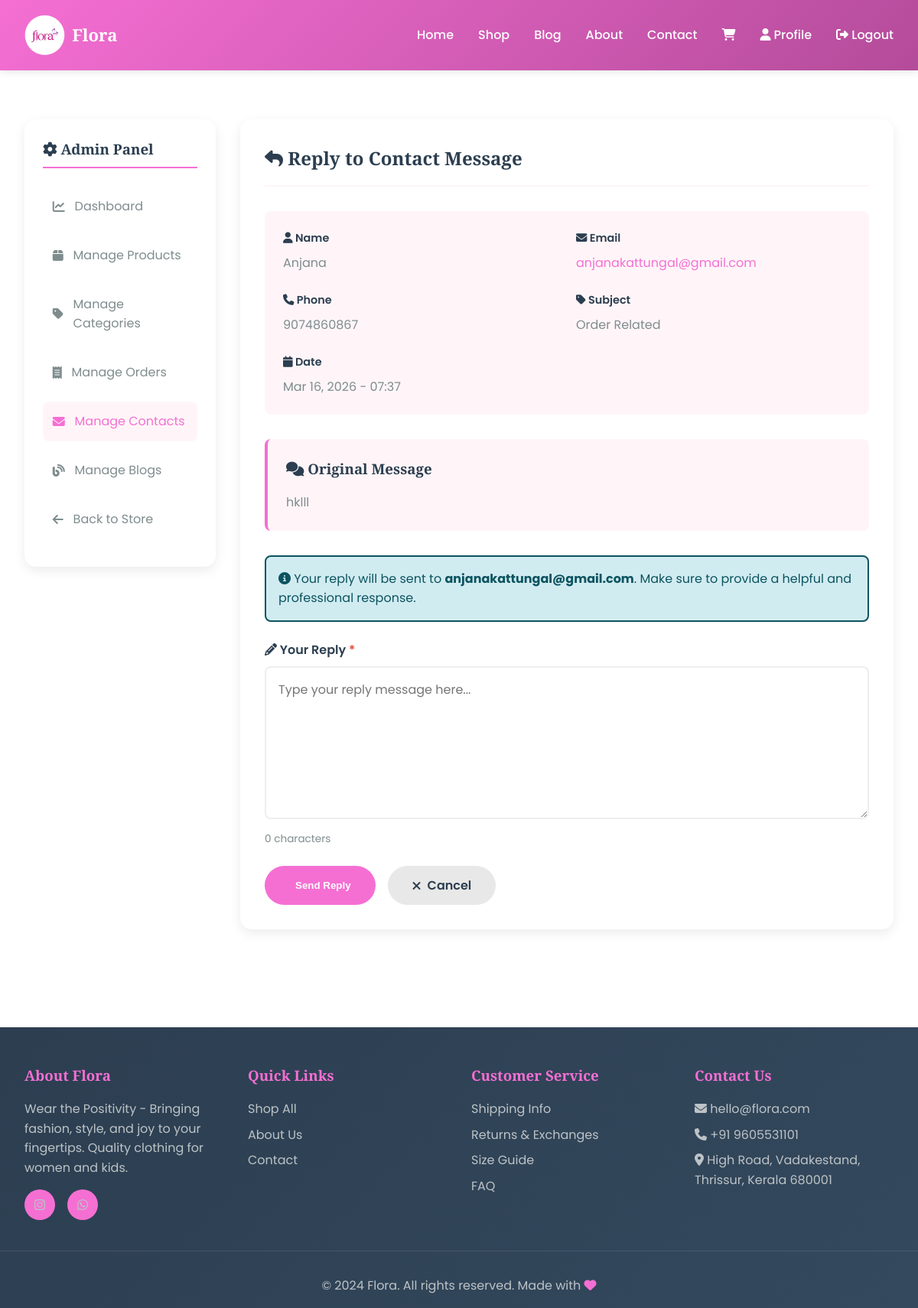
The app's page /dashboard/contacts/1/reply/ (signed in) with its own data.
### shop/models.py (models this page shows, shortened)
class Contact(models.Model):
    name = models.CharField(max_length=200)
    email = models.EmailField()
    phone = models.CharField(max_length=20, blank=True)
    subject = models.CharField(max_length=200, choices=[
        ('order', 'Order Related'),
        ('return', 'Return & Exchange'),
        ('feedback', 'Feedback'),
        ('partnership', 'Partnership'),
        ('other', 'Other'),
    ])
    message = models.TextField()
    created_at = models.DateTimeField(auto_now_add=True)
    read = models.BooleanField(default=False)
    class Meta:
        ordering = ['-created_at']

### shop/views.py (the view, shortened to what this page needs)
# urls.py: path('dashboard/contacts/<int:id>/reply/', views.admin_contact_reply, name='admin_contact_reply'),
@login_required(login_url='shop:login')
def admin_contact_reply(request, id):
    if not request.user.is_staff:
        messages.error(request, 'You do not have permission to access this page.')
        return redirect('shop:home')
    contact = get_object_or_404(Contact, id=id)
    contact.read = True
    contact.save()
    context = {
        'contact': contact,
    }
    return render(request, 'shop/admin/contact_reply.html', context)

### cart/cart.py (called while the page is built)
    def __len__(self):
        return sum(item['quantity'] for item in self.cart.values())

### cart/context_processors.py (called while the page is built)
def cart(request):
    return {'cart': Cart(request)}

### templates/shop/admin/contact_reply.html (shortened to what this page needs)
{% extends "base.html" %}
{% block content %}
<div class="container">
    <div class="admin-container">
        <aside class="admin-sidebar">
            <h3><i class="fas fa-cog"></i> Admin Panel</h3>
            <ul class="admin-menu">
                <li><a href="{% url 'shop:admin_dashboard' %}"><i class="fas fa-chart-line"></i> Dashboard</a></li>
                <li><a href="{% url 'shop:admin_products' %}"><i class="fas fa-box"></i> Manage Products</a></li>
                <li><a href="{% url 'shop:admin_categories' %}"><i class="fas fa-tag"></i> Manage Categories</a></li>
                <li><a href="{% url 'shop:admin_orders' %}"><i class="fas fa-receipt"></i> Manage Orders</a></li>
                <li><a href="{% url 'shop:admin_contacts' %}"  class="active"><i class="fas fa-envelope"></i> Manage Contacts</a></li>
                <li><a href="{% url 'shop:admin_blogs' %}"><i class="fas fa-blog"></i> Manage Blogs</a></li>
                <li><a href="{% url 'shop:home' %}"><i class="fas fa-arrow-left"></i> Back to Store</a></li>
            </ul>
        </aside>
        <div class="admin-content">
            <div class="admin-header">
                <h2><i class="fas fa-reply"></i> Reply to Contact Message</h2>
            </div>
            <div class="contact-info">
                <div class="info-block">
                    <label><i class="fas fa-user"></i> Name</label>
                    <p>{{ contact.name }}</p>
                </div>
                <div class="info-block">
                    <label><i class="fas fa-envelope"></i> Email</label>
                    <p><a href="mailto:{{ contact.email }}" style="color: var(--primary-color); text-decoration: none;">{{ contact.email }}</a></p>
                </div>
                <div class="info-block">
                    <label><i class="fas fa-phone"></i> Phone</label>
                    <p>{{ contact.phone|default:"Not provided" }}</p>
                </div>
                <div class="info-block">
                    <label><i class="fas fa-tag"></i> Subject</label>
                    <p>{{ contact.get_subject_display }}</p>
                </div>
                <div class="info-block">
                    <label><i class="fas fa-calendar"></i> Date</label>
                    <p>{{ contact.created_at|date:"M d, Y - H:i" }}</p>
                </div>
            </div>
            <div class="original-message">
                <h3><i class="fas fa-comments"></i> Original Message</h3>
                <p>{{ contact.message }}</p>
            </div>
            <div class="info-box">
                <i class="fas fa-info-circle"></i> Your reply will be sent to <strong>{{ contact.email }}</strong>. Make sure to provide a helpful and professional response.
            </div>
            <form method="post">
                <div class="form-group">
                    <label for="reply_message"><i class="fas fa-pencil"></i> Your Reply <span style="color: #E74C3C;">*</span></label>
                    <textarea id="reply_message" name="reply_message" required placeholder="Type your reply message here..."></textarea>
                    <div class="char-count">
                        <span id="char_count">0</span> characters
                    </div>
                </div>
                <div class="action-buttons">
                    <button type="submit" class="btn btn-primary"> Send Reply</button>
                    <a href="{% url 'shop:admin_contact_detail' contact.id %}" class="btn btn-secondary"><i class="fas fa-times"></i> Cancel</a>
                </div>
            </form>
        </div>
    </div>
</div>
{% endblock %}

### templates/base.html (style rules this page uses)
* { margin: 0; padding: 0; box-sizing: border-box; }
:root { --primary-color: #f56fd3; --secondary-color: #b44b9a; --accent-color: #FFA07A; --purple-accent: #9B59B6; --text-dark: #2C3E50; --text-light: #7F8C8D; --bg-light: #FFF5F8; --white: #FFFFFF; --success: #27AE60; --warning: #F39C12; }
body { font-family: 'Poppins', sans-serif; line-height: 1.6; color: var(--text-dark); background-color: var(--white); }
h1, h2, h3, h4, h5, h6 { font-family: 'Playfair Display', serif; font-weight: 600; }
.container { max-width: 1200px; margin: 0 auto; padding: 2rem; }
.btn { padding: 0.75rem 2rem; border: none; border-radius: 50px; font-weight: 600; cursor: pointer; transition: all 0.3s ease; text-decoration: none; display: inline-block; text-align: center; }
.btn-primary { background: linear-gradient(135deg, var(--primary-color), var(--secondary-color)); color: var(--white); }
.btn-secondary { background: var(--accent-color); color: var(--white); }

### templates/shop/admin/contact_reply.html (style rules this page uses)
.admin-container { display: grid; grid-template-columns: 250px 1fr; gap: 2rem; margin: 2rem 0; }
.admin-sidebar { background: white; padding: 1.5rem; border-radius: 15px; box-shadow: 0 5px 15px rgba(0,0,0,0.08); height: fit-content; position: sticky; top: 100px; }
.admin-sidebar h3 { margin-bottom: 1.5rem; color: var(--text-dark); border-bottom: 2px solid var(--primary-color); padding-bottom: 0.5rem; }
.admin-menu { list-style: none; }
.admin-menu li { margin-bottom: 0.8rem; }
.admin-menu a { color: var(--text-light); text-decoration: none; display: flex; align-items: center; gap: 0.8rem; padding: 0.8rem; border-radius: 8px; transition: all 0.3s ease; }
.admin-menu a:hover, .admin-menu a.active { background: var(--bg-light); color: var(--primary-color); }
.admin-content { background: white; padding: 2rem; border-radius: 15px; box-shadow: 0 5px 15px rgba(0,0,0,0.08); }
.admin-header { margin-bottom: 2rem; border-bottom: 2px solid var(--bg-light); padding-bottom: 1rem; }
.admin-header h2 { margin: 0; color: var(--text-dark); }
.contact-info { display: grid; grid-template-columns: repeat(auto-fit, minmax(250px, 1fr)); gap: 1.5rem; margin-bottom: 2rem; padding: 1.5rem; background: var(--bg-light); border-radius: 8px; }
.info-block { display: flex; flex-direction: column; }
.info-block label { display: block; font-weight: 600; color: var(--text-dark); margin-bottom: 0.5rem; font-size: 0.9rem; }
.info-block p { margin: 0; color: var(--text-light); word-break: break-all; }
.original-message { background: var(--bg-light); padding: 1.5rem; border-left: 4px solid var(--primary-color); border-radius: 8px; margin-bottom: 2rem; }
.original-message h3 { color: var(--text-dark); margin-top: 0; margin-bottom: 1rem; }
.original-message p { margin: 0; color: var(--text-light); line-height: 1.6; white-space: pre-wrap; }
.form-group { margin-bottom: 1.5rem; }
.form-group label { display: block; font-weight: 600; color: var(--text-dark); margin-bottom: 0.5rem; }
.form-group textarea { width: 100%; padding: 1rem; border: 2px solid #eee; border-radius: 8px; font-size: 1rem; font-family: inherit; resize: vertical; min-height: 200px; transition: all 0.3s ease; }
.char-count { font-size: 0.85rem; color: var(--text-light); margin-top: 0.5rem; }
.action-buttons { display: flex; gap: 1rem; }
.btn { padding: 0.8rem 2rem; border: none; border-radius: 50px; font-weight: 600; cursor: pointer; text-decoration: none; display: inline-flex; align-items: center; gap: 0.5rem; transition: all 0.3s ease; }
.btn-primary { background: var(--primary-color); color: white; }
.btn-secondary { background: #E8E8E8; color: var(--text-dark); }
.info-box { background: #D1ECF1; border: 2px solid #0C5460; border-radius: 8px; padding: 1rem; margin-bottom: 1.5rem; color: #0C5460; }

### records on screen
Contact: name "Anjana", email "anjanakattungal@gmail.com", phone "9074860867", subject "Order Related", created_at "Mar 16, 2026 - 07:37", message "hklll"
